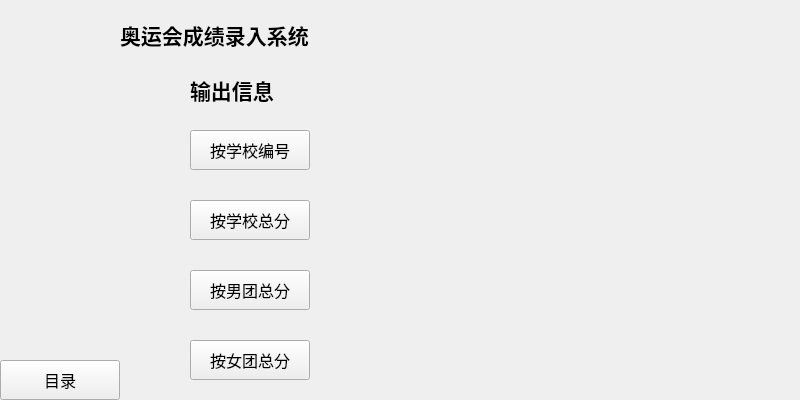
<?xml version="1.0" encoding="UTF-8"?>
<ui version="4.0">
 <class>OutPut</class>
 <widget class="QWidget" name="OutPut">
  <property name="geometry">
   <rect>
    <x>0</x>
    <y>0</y>
    <width>800</width>
    <height>400</height>
   </rect>
  </property>
  <property name="windowTitle">
   <string>Form</string>
  </property>
  <widget class="QPushButton" name="outputButton3">
   <property name="geometry">
    <rect>
     <x>190</x>
     <y>270</y>
     <width>120</width>
     <height>40</height>
    </rect>
   </property>
   <property name="font">
    <font>
     <family>新宋体</family>
     <pointsize>12</pointsize>
    </font>
   </property>
   <property name="text">
    <string>按男团总分</string>
   </property>
  </widget>
  <widget class="QLabel" name="label_2">
   <property name="geometry">
    <rect>
     <x>190</x>
     <y>75</y>
     <width>120</width>
     <height>30</height>
    </rect>
   </property>
   <property name="font">
    <font>
     <family>楷体</family>
     <pointsize>16</pointsize>
     <weight>75</weight>
     <bold>true</bold>
    </font>
   </property>
   <property name="text">
    <string>输出信息</string>
   </property>
  </widget>
  <widget class="QPushButton" name="outputButton1">
   <property name="geometry">
    <rect>
     <x>190</x>
     <y>130</y>
     <width>120</width>
     <height>40</height>
    </rect>
   </property>
   <property name="font">
    <font>
     <family>新宋体</family>
     <pointsize>12</pointsize>
    </font>
   </property>
   <property name="text">
    <string>按学校编号</string>
   </property>
  </widget>
  <widget class="QLabel" name="label">
   <property name="geometry">
    <rect>
     <x>120</x>
     <y>10</y>
     <width>260</width>
     <height>50</height>
    </rect>
   </property>
   <property name="font">
    <font>
     <family>黑体</family>
     <pointsize>16</pointsize>
     <weight>75</weight>
     <bold>true</bold>
    </font>
   </property>
   <property name="text">
    <string>奥运会成绩录入系统</string>
   </property>
  </widget>
  <widget class="QPushButton" name="outputButton2">
   <property name="geometry">
    <rect>
     <x>190</x>
     <y>200</y>
     <width>120</width>
     <height>40</height>
    </rect>
   </property>
   <property name="font">
    <font>
     <family>新宋体</family>
     <pointsize>12</pointsize>
    </font>
   </property>
   <property name="text">
    <string>按学校总分</string>
   </property>
  </widget>
  <widget class="QPushButton" name="outputButton4">
   <property name="geometry">
    <rect>
     <x>190</x>
     <y>340</y>
     <width>120</width>
     <height>40</height>
    </rect>
   </property>
   <property name="font">
    <font>
     <family>新宋体</family>
     <pointsize>12</pointsize>
    </font>
   </property>
   <property name="text">
    <string>按女团总分</string>
   </property>
  </widget>
  <widget class="QPushButton" name="menuButton">
   <property name="geometry">
    <rect>
     <x>0</x>
     <y>360</y>
     <width>120</width>
     <height>40</height>
    </rect>
   </property>
   <property name="font">
    <font>
     <family>新宋体</family>
     <pointsize>12</pointsize>
    </font>
   </property>
   <property name="text">
    <string>目录</string>
   </property>
  </widget>
 </widget>
 <resources/>
 <connections/>
</ui>
